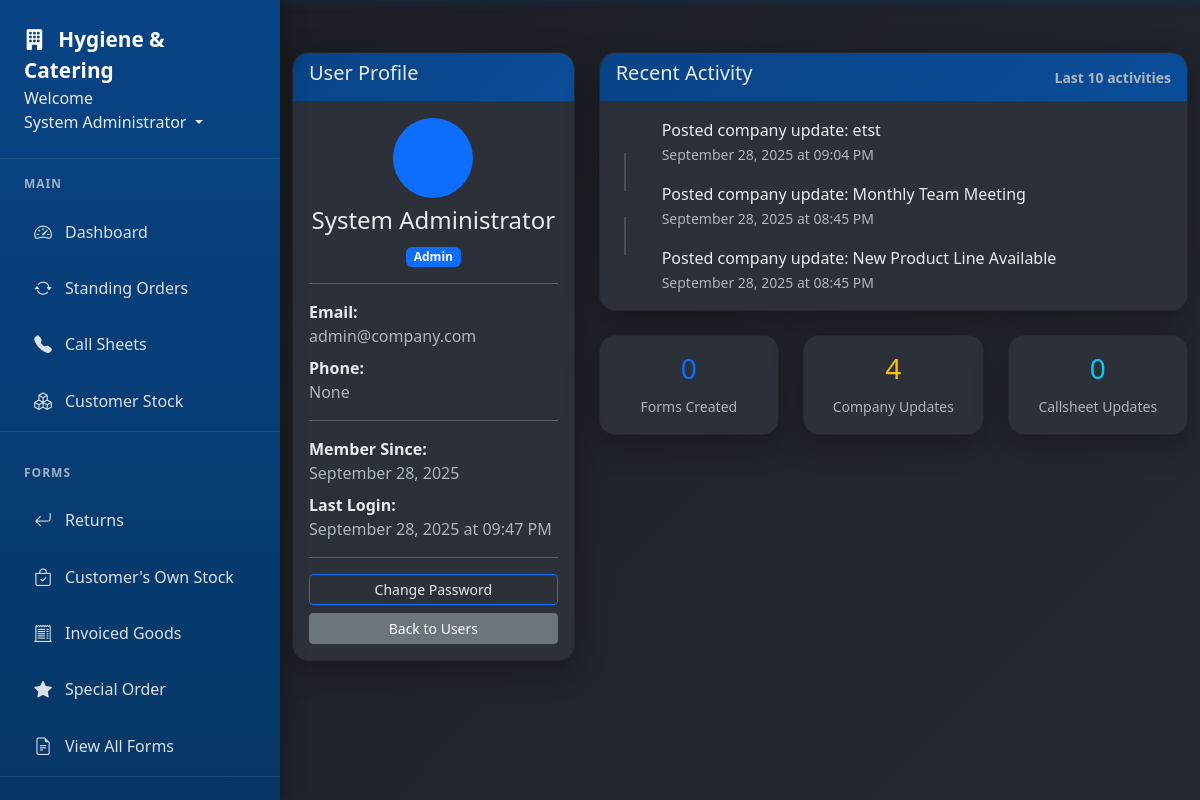
/users/1 (signed in), run on an earlier commit of the app's database.
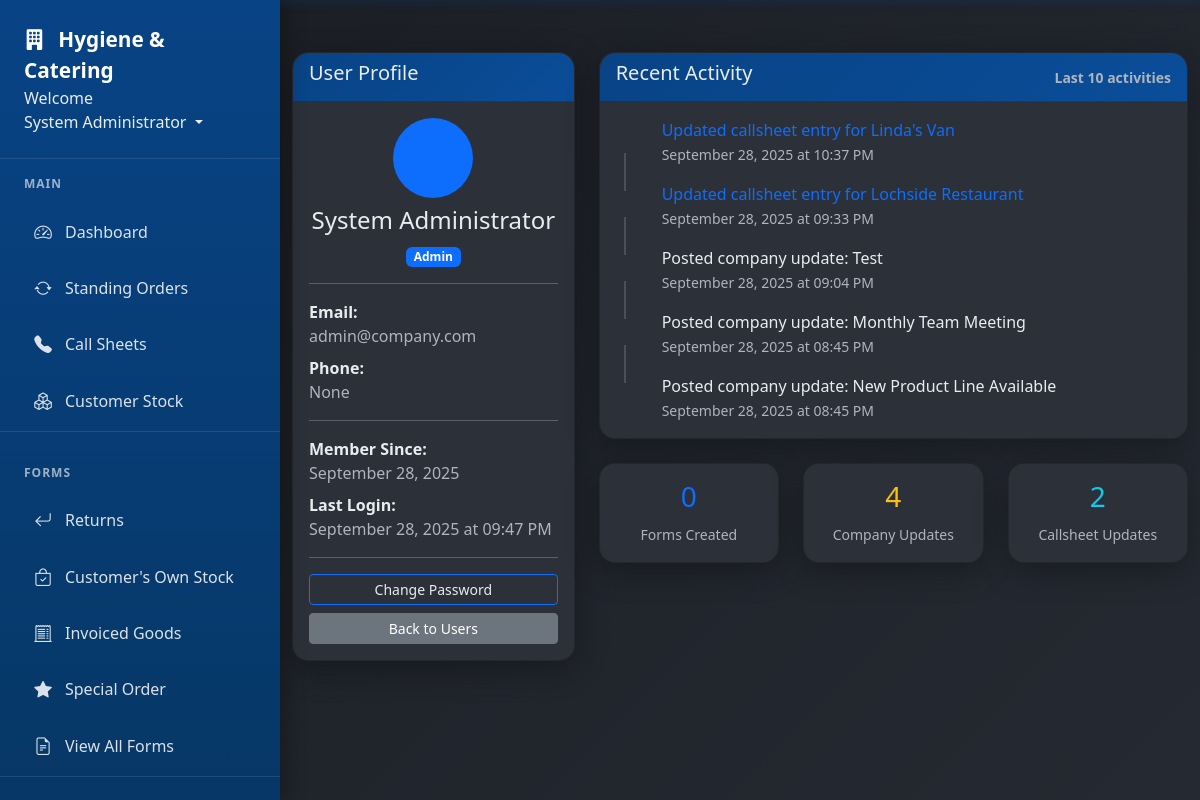
And on a later commit of the database.
### app/models.py (models this page shows, shortened)
class CompanyUpdate(db.Model):
    id = db.Column(db.Integer, primary_key=True)
    title = db.Column(db.String(100), nullable=False)
    message = db.Column(db.Text, nullable=False)
    priority = db.Column(db.String(20), default='normal')  # normal, important, urgent
    is_event = db.Column(db.Boolean, default=False)  # True for calendar events
    event_date = db.Column(db.DateTime, nullable=True)  # For events/meetings
    sticky = db.Column(db.Boolean, default=False)
    created_at = db.Column(db.DateTime, nullable=False, default=datetime.utcnow)
    user_id = db.Column(db.Integer, db.ForeignKey('user.id'), nullable=False)
    category = db.Column(db.String(50), default='general')

class CallsheetEntry(db.Model):
    id = db.Column(db.Integer, primary_key=True)
    callsheet_id = db.Column(db.Integer, db.ForeignKey('callsheet.id'), nullable=False)
    customer_id = db.Column(db.Integer, db.ForeignKey('customer.id'), nullable=False)
    call_status = db.Column(db.String(20), default='not_called')
    called_by = db.Column(db.String(100))
    call_date = db.Column(db.DateTime)
    person_spoken_to = db.Column(db.String(100))  # Name of person who placed the order
    call_notes = db.Column(db.Text)
    callback_time = db.Column(db.String(50))  # When to call back
    user_id = db.Column(db.Integer, db.ForeignKey('user.id'), nullable=False)
    updated_at = db.Column(db.DateTime, nullable=False, default=datetime.utcnow, onupdate=datetime.utcnow)
    position = db.Column(db.Integer, default=0)

### app/routes.py (the view)
@main.route('/users/<int:user_id>')
@login_required
def user_profile(user_id):
    user = User.query.get_or_404(user_id)
    if current_user.role != 'admin' and current_user.id != user_id:
        flash('Access denied.', 'danger')
        return redirect(url_for('main.dashboard'))
    activities = user.get_recent_activity()
    return render_template('user_profile.html', user=user, activities=activities)

### app/models.py (called while the page is built)
@login_manager.user_loader
def load_user(user_id):
    return User.query.get(int(user_id))

### app/templates/user_profile.html (shortened to what the changed rows need)
{% extends "base.html" %} {% block content %}
<div class="row">
  <div class="col-lg-8">
    <div class="card">
      <div class="card-body">
        {% if activities %}
        <div class="timeline">
          {% for activity in activities %}
          <div class="activity-item d-flex mb-3">
            <div class="activity-icon me-3">
            </div>
            <div class="activity-content flex-grow-1">
              <div class="activity-description">
                {% if activity.link %}
                <a href="{{ activity.link }}" class="text-decoration-none">
                  {{ activity.description }}
                </a>
                {% else %} {{ activity.description }} {% endif %}
              </div>
              <small class="text-muted">
                {{ activity.date.strftime('%B %d, %Y at %I:%M %p') }}
              </small>
            </div>
          </div>
          {% endfor %}
        </div>
        {% else %}
        <div class="text-center text-muted py-4">
          <i class="fas fa-chart-line fa-3x mb-3"></i>
          <h5>No Recent Activity</h5>
          <p>This user hasn't performed any tracked activities yet.</p>
        </div>
        {% endif %}
      </div>
    </div>
    <div class="row mt-3">
      <div class="col-md-4">
        <div class="card text-center">
          <div class="card-body">
            <h3 class="text-info">{{ user.callsheet_entries|length }}</h3>
            <small class="text-muted">Callsheet Updates</small>
          </div>
        </div>
      </div>
    </div>
  </div>
</div>
{% endblock %}

What changed in the data, as far as the page shows it:
added CallsheetEntry: date "September 28, 2025 at 10:37 PM"
added CallsheetEntry: date "September 28, 2025 at 09:33 PM"
Also different on the page:
{{ user.callsheet_entries|length }}: "0" → "2"
new list line: "Updated callsheet entry for Linda's Van"
new list line: "Updated callsheet entry for Lochside Restaurant"
new list line: "Posted company update: Test"
new list line: "September 28, 2025 at 09:04 PM"
list line gone: "Posted company update: etst"
list line gone: "September 28, 2025 at 09:04 PM"
